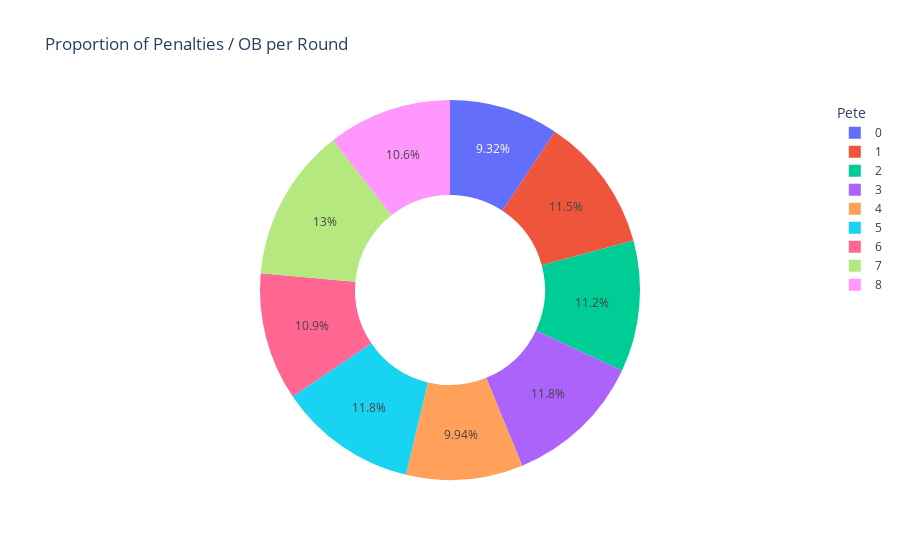

Here is the notebook cell this chart was saved with:
### Code cell
pie_chart(df, "penalty/ob", "Pete")

### Figure 1 — Plotly figure (JSON) as saved in the notebook; plotly's stock layout.template omitted (floating-point values rounded to 4 significant figures; data arrays with more than 128 entries replaced by an {"elided": "..."} marker saying what was removed)
{"data": [{"direction": "clockwise", "domain": {"x": [0, 1], "y": [0, 1]}, "hole": 0.5, "hovertemplate": "Penalties / OB per Round=%{label}<extra></extra>", "labels": {"elided": "322 int values"}, "legendgroup": "", "name": "", "showlegend": true, "sort": false, "type": "pie"}], "layout": {"autosize": true, "legend": {"title": {"text": "Pete"}, "tracegroupgap": 0}, "title": {"text": "Proportion of Penalties / OB per Round"}}}
